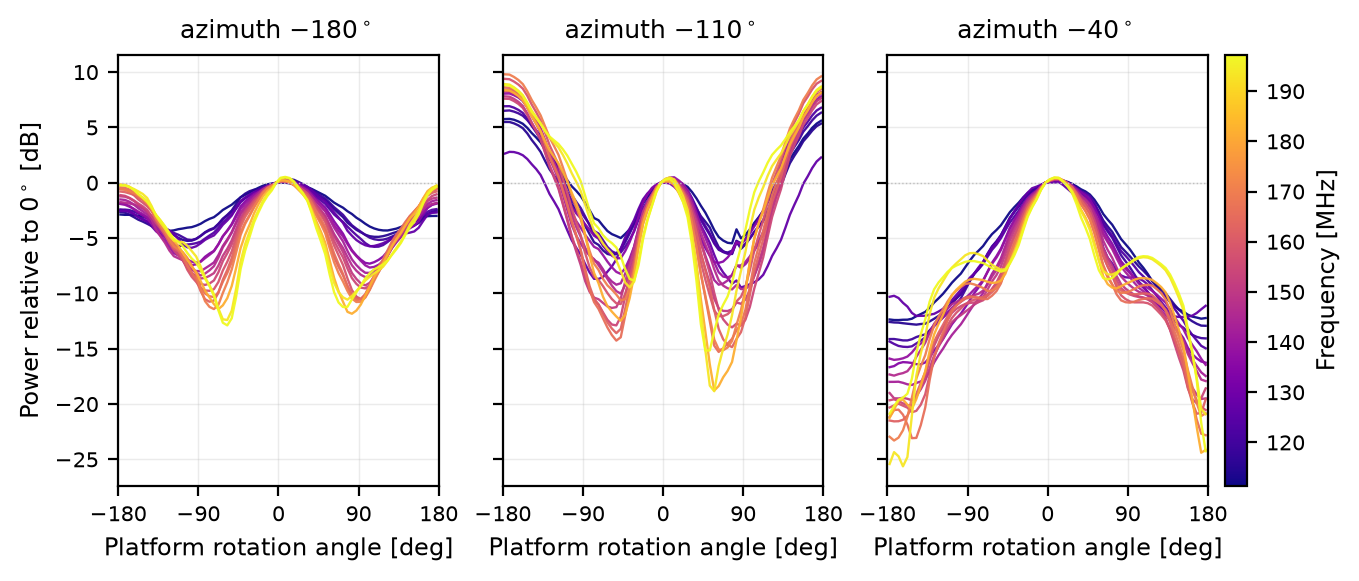

This chart was generated by the following Python code:
"""Three azimuths from the well-behaved first half of the scan."""
import numpy as np, matplotlib; matplotlib.use("Agg")
import matplotlib.pyplot as plt
from matplotlib.cm import ScalarMappable
from matplotlib.colors import Normalize
from scipy.ndimage import median_filter
from importlib.machinery import SourceFileLoader
C=SourceFileLoader("C","00_common.py").load_module()
z=C.load(); tm,el,az,pot,fr,ch=z["tm"],z["el"],z["az"],z["pot"],z["fr"],z["ch"]; d4=z["d"]
SEGS=np.load("segs.npz")["segs"]
E=np.arange(-180,181,5.0); Ec=.5*(E[:-1]+E[1:]); ie=np.digitize(el,E)-1
def nb_of(c): return [c+o for o in (-6,-5,-4,-3,3,4,5,6) if (c+o)%16 not in (7,8,9,15,0,1)]
NF=[0]
def fold(y,a,b):
    s=y[a:b].copy()
    smth=median_filter(np.nan_to_num(s,nan=np.nanmedian(s)),size=5,mode="nearest")
    bad=np.abs(s-smth)>3.0; NF[0]+=int(bad.sum()); s[bad]=np.nan
    idx=ie[a:b]
    p=np.array([np.nanmedian(s[(idx==j)&np.isfinite(s)]) if ((idx==j)&np.isfinite(s)).sum() else np.nan
                for j in range(len(Ec))])
    j0=np.argmin(np.abs(Ec)); return p-np.nanmedian(p[j0-1:j0+2])

a18,b18=SEGS[14]
peak=np.zeros(len(el),bool); peak[a18:b18]=True; peak&=np.abs(el)<30
TONES=[]
for c in [c for c in ch[(ch%16)==8] if 50<fr[c]<200]:
    if 86<fr[c]<110: continue
    nb=nb_of(c)
    tc=C.db(np.nanmedian(d4[peak][:,c]))-C.db(np.nanmedian(d4[peak][:,nb]))
    if np.nanmedian(np.abs(np.diff(fold(C.db(np.nanmedian(d4[:,nb],axis=1)),a18,b18),2)))<0.06 and tc>=3.0:
        TONES.append(c)
fq=np.array([fr[c] for c in TONES]); print(f"{len(TONES)} tones, {fq.min():.0f}-{fq.max():.0f} MHz")
norm=Normalize(fq.min(),fq.max()); sm=ScalarMappable(norm,plt.cm.plasma)

NF[0]=0
fig,axes=plt.subplots(1,3,figsize=(7.4,2.8),sharex=True,sharey=True)
for ax,ri in zip(axes,[0,14,28]):
    a,b=SEGS[ri]; a0=np.nanmedian(az[a:b]); dep=[]
    for c in TONES:
        p=fold(C.db(d4[:,c]),a,b); ax.plot(Ec,p,c=sm.to_rgba(fr[c]),lw=.85,alpha=.95)
        dep.append(np.nanmax(p)-np.nanmin(p))
    ax.set_title(f"azimuth ${a0:+.0f}^\\circ$",fontsize=9)
    ax.set_xlim(-180,180); ax.set_xticks([-180,-90,0,90,180]); ax.grid(alpha=.25,lw=.5)
    ax.axhline(0,c="0.75",lw=.5,ls=":"); ax.tick_params(labelsize=7.5)
    ax.set_xlabel("Platform rotation angle [deg]",fontsize=8.5)
    print(f"  az {a0:+5.0f} deg (rot {ri:2d}, t={tm[a]:4.1f} min): depth {min(dep):4.1f} to {max(dep):4.1f} dB")
axes[0].set_ylabel("Power relative to $0^\\circ$ [dB]",fontsize=8.5)
cb=fig.colorbar(sm,ax=axes,pad=.015,fraction=.035); cb.set_label("Frequency [MHz]",fontsize=8.5)
cb.ax.tick_params(labelsize=7.5)
fig.savefig("40_clean_trio.png",dpi=200,bbox_inches="tight")
print(f"{NF[0]} samples flagged ({NF[0]/(3*len(TONES)*128)*100:.2f}%)")
print("saved 40_clean_trio.png")
